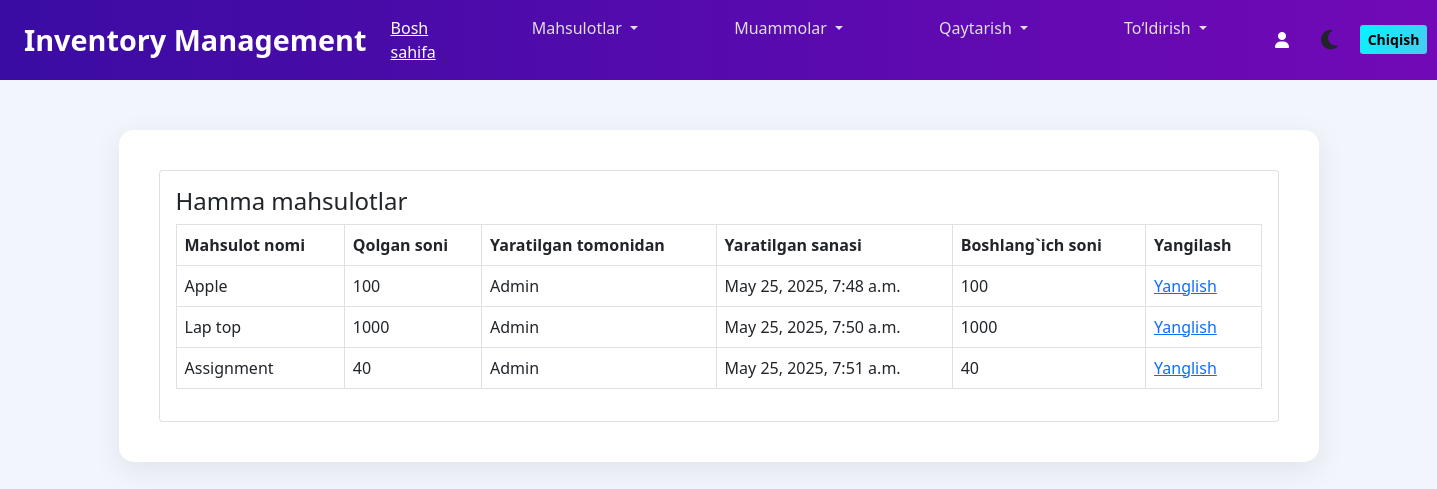
Page /store/all-items/ on the earlier database version.
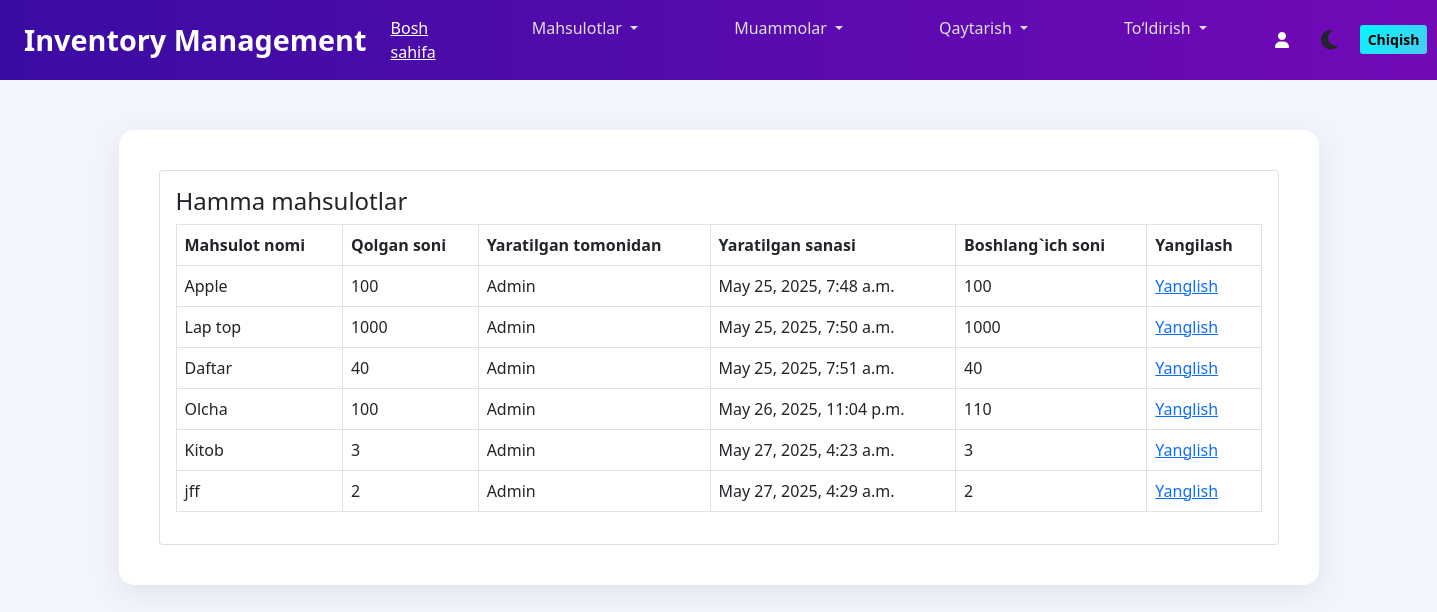
Same page on the later database version.
### store/models.py (models this page shows, shortened)
class Item(models.Model):
    name = models.CharField(max_length=100)
    amount = models.PositiveIntegerField()
    created_by = models.ForeignKey(User, on_delete=models.DO_NOTHING)
    created_date = models.DateTimeField(auto_now_add=True)
    initial_amount = models.PositiveIntegerField(null=True, blank=True)

### store/views.py (the view)
# urls.py: path('all-items/', views.all_items, name='all-items'),
def all_items(request):
    items = Item.objects.all()
    context = {'items': items}
    return render(request, 'store/all_items.html', context)

### templates/store/all_items.html
{% extends 'base.html' %}
{% block content %}
<div class="card">
    <div class="card-body">
        <h4>Hamma mahsulotlar</h4>
        <table class="table table-bordered">
            <thead>
                <tr>
                    <th scope="col">Mahsulot nomi</th>
                    <th scope="col">Qolgan soni</th>
                    <th scope="col">Yaratilgan tomonidan</th>
                    <th scope="col">Yaratilgan sanasi</th>
                    <th scope="col">Boshlang`ich soni</th>
                    <th scope="col">Yangilash</th>
                </tr>
            </thead>
            <tbody>
                {% for item in items %}
                <tr>
                    <td>{{item.name}}</td>
                    <td>{{item.amount}}</td>
                    <td>{{item.created_by}}</td>
                    <td>{{item.created_date}}</td>
                    <td>{{item.initial_amount}}</td>
                    <td><a href="{% url 'update-item' item.pk %}">Yanglish</a></td>
                </tr>
                {% endfor %}
            </tbody>
        </table>
    </div>
</div>
{% endblock content %}

### templates/base.html (shortened to what this page needs)
<!doctype html>
<html lang="uz">
<head>
  <link href="https://cdn.jsdelivr.net/npm/bootstrap@5.0.2/dist/css/bootstrap.min.css" rel="stylesheet">
  <link rel="stylesheet" href="https://cdnjs.cloudflare.com/ajax/libs/font-awesome/6.5.0/css/all.min.css">
</head>
<body class="light-mode">
 <nav class="navbar navbar-expand-lg navbar-dark">
  <div class="container-fluid px-4">
    <a class="navbar-brand" href="/">Inventory Management</a>
    <div class="collapse navbar-collapse" id="navbarNav">
      <ul class="navbar-nav me-auto mb-2 mb-lg-0" style="gap: 20px;">
        <li class="nav-item"><a class="nav-link active" href="/">Bosh sahifa</a></li>
        <li class="nav-item dropdown">
          <a class="nav-link dropdown-toggle" href="#" id="productDropdown" data-bs-toggle="dropdown">
            Mahsulotlar
          </a>
        </li>
        <li class="nav-item dropdown">
          <a class="nav-link dropdown-toggle" href="#" id="issueDropdown" data-bs-toggle="dropdown">
            Muammolar
          </a>
        </li>
        <li class="nav-item dropdown">
          <a class="nav-link dropdown-toggle" href="#" id="returnDropdown" data-bs-toggle="dropdown">
            Qaytarish
          </a>
        </li>
        <li class="nav-item dropdown">
          <a class="nav-link dropdown-toggle" href="#" id="restockDropdown" data-bs-toggle="dropdown">
            To‘ldirish
          </a>
        </li>
      </ul>
      <div class="d-flex align-items-center gap-3">
        <span class="text-white"><i class="fa fa-user"></i> {{ request.user.username }}</span>
        <button onclick="toggleMode()" class="btn-toggle" title="Rejimni o‘zgartirish">
          <i class="fa fa-moon"></i>
        </button>
        <a href="{% url 'logout' %}" class="btn btn-primary btn-sm">Chiqish</a>
      </div>
    </div>
  </div>
</nav>
  <div class="container d-flex justify-content-center">
    <div class="container-box">
      {% block content %}{% endblock %}
    </div>
  </div>
</body>
</html>

### templates/base.html (style rules this page uses)
body { font-family: 'Segoe UI', Tahoma, Geneva, Verdana, sans-serif; transition: background-color 0.3s, color 0.3s; min-height: 100vh; }
.light-mode { background-color: #f2f6fc; color: #212529; }
.light-mode .navbar { background: linear-gradient(to right, #3a0ca3, #7209b7); }
.light-mode .nav-link { color: #e0e0e0 !important; }
.light-mode .nav-link:hover, .light-mode .nav-link.active { color: #ffffff !important; text-decoration: underline; }
.light-mode .container-box { background-color: #ffffff; color: #212529; box-shadow: 0 8px 30px rgba(0, 0, 0, 0.08); }
.navbar-brand { font-weight: bold; font-size: 1.8rem; color: #ffffff !important; }
.container-box { border-radius: 15px; padding: 40px; margin-top: 50px; max-width: 1200px; width: 100%; }
.btn-primary { background: linear-gradient(135deg, #00f7ff, #4cc9f0); border: none; color: #000; font-weight: bold; transition: all 0.3s ease; }
.btn-toggle { background: none; border: none; font-size: 1.4rem; color: inherit; margin-left: 10px; cursor: pointer; }
.navbar-nav .nav-item { margin-right: 60px; }
.navbar-nav { gap: 50px; }

Differences in the rows shown:
changed Item: name "Assignment" → "Daftar"
added Item: name "Olcha", amount "100", created_by "Admin", created_date "May 26, 2025, 11:04 p.m.", initial_amount "110"
added Item: name "Kitob", amount "3", created_by "Admin", created_date "May 27, 2025, 4:23 a.m.", initial_amount "3"
added Item: name "jff", amount "2", created_by "Admin", created_date "May 27, 2025, 4:29 a.m.", initial_amount "2"
